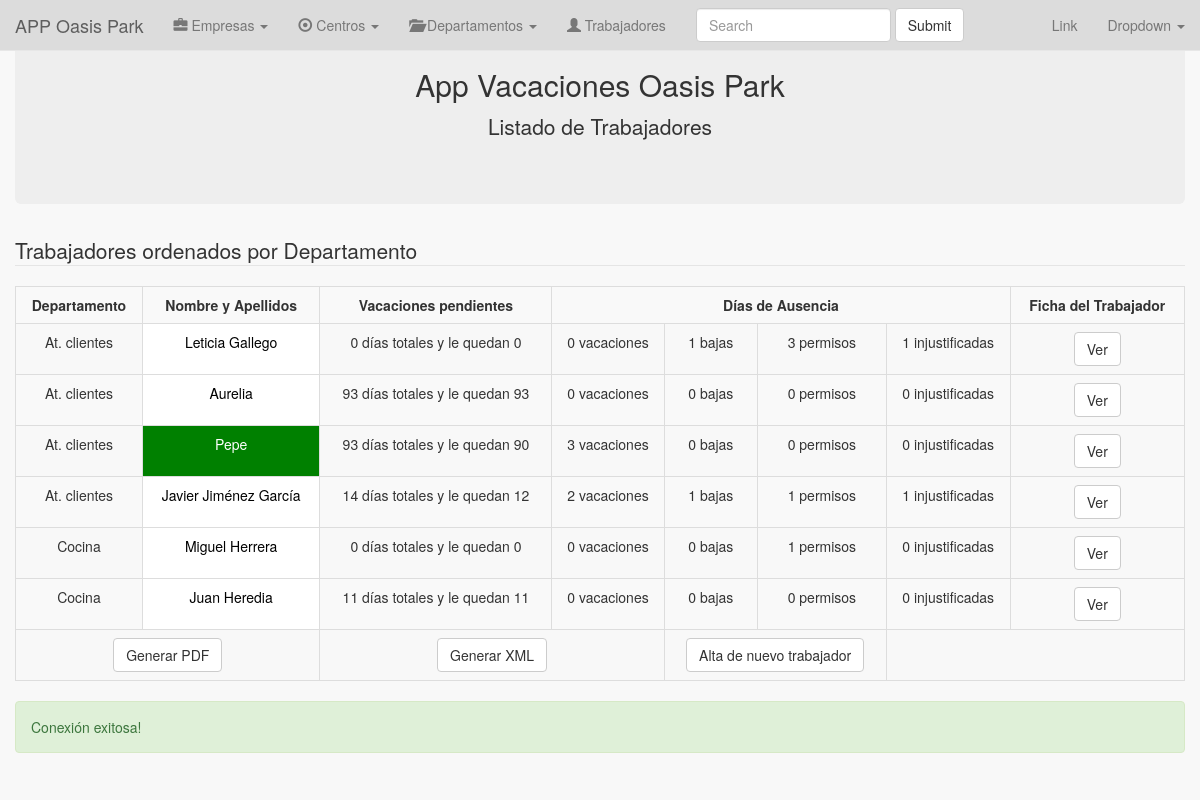
Page /rrhh/pages/trabajadores.php on the committed database.
### tables this page shows
CREATE TABLE `Trabajador` (
  `DNI` char(9) NOT NULL,
  `Foto` varchar(90) DEFAULT NULL,
  `nombreApellidos` varchar(45) NOT NULL,
  `FechaIni` date NOT NULL,
  `FechaFin` date NOT NULL,
  `Observaciones` text,
  `tipoContrato` varchar(45) NOT NULL,
  `vacaciones` int(11) NOT NULL DEFAULT '30',
  `nombreDepartamentoTrabajador` varchar(45) NOT NULL,
  PRIMARY KEY (`DNI`),
  KEY `fk_nombreDepartamentoTrabajador_idx` (`nombreDepartamentoTrabajador`),
  CONSTRAINT `fk_nombreDepartamentoTrabajador` FOREIGN KEY (`nombreDepartamentoTrabajador`) REFERENCES `Departamento` (`nombreDepartamento`) ON DELETE NO ACTION ON UPDATE NO ACTION
);

### rrhh/pages/trabajadores.php (the view, shortened to what this page needs)
<!DOCTYPE html>
<html lang="en">
<head>
    <link href="../../vendor/bootstrap/css/bootstrap.min.css" rel="stylesheet">
    <link href="../../vendor/metisMenu/metisMenu.min.css" rel="stylesheet">
    <link href="../../dist/css/sb-admin-2.css" rel="stylesheet">
    <link href="../../vendor/bootstrap/css/custom.css" rel="stylesheet">
    <link href="../../vendor/morrisjs/morris.css" rel="stylesheet">
    <link href="../../vendor/font-awesome/css/font-awesome.min.css" rel="stylesheet" type="text/css">
</head>
<body>
    <?php
        $mysqli = conectar();
    ?>
    <header>
        <nav class="navbar navbar-default navbar-fixed-top" style="background-color: #DCDCDC">
            <div class="container-fluid">
                <div class="navbar-header">
                    <a class="navbar-brand" href="../index.php">APP Oasis Park</a>
                </div>
                <div class="collapse navbar-collapse" id="bs-example-navbar-collapse-1">
                    <ul class="nav navbar-nav">
                        <li class="dropdown">
                            <a href="#" class="dropdown-toggle" data-toggle="dropdown" role="button" aria-haspopup="true" aria-expanded="false"><span class="glyphicon glyphicon-briefcase"></span> Empresas <span class="caret"></span></a>
                        </li>
                        <li class="dropdown">
                            <a href="#" class="dropdown-toggle" data-toggle="dropdown" role="button" aria-haspopup="true" aria-expanded="false"><span class="glyphicon glyphicon-record"></span> Centros <span class="caret"></span></a>
                        </li>
                        <li class="dropdown">
                            <a href="#" class="dropdown-toggle" data-toggle="dropdown" role="button" aria-haspopup="true" aria-expanded="false"><span class="glyphicon glyphicon-folder-open"></span> Departamentos <span class="caret"></span></a>
                        </li>
                        <li><a href="#"><span class="glyphicon glyphicon-user"></span> Trabajadores</a></li>
                    </ul>
                    <form class="navbar-form navbar-left">
                        <div class="form-group">
                            <input type="text" class="form-control" placeholder="Search">
                        </div>
                        <button type="submit" class="btn btn-default">Submit</button>
                    </form>
                    <ul class="nav navbar-nav navbar-right">
                        <li><a href="#">Link</a></li>
                        <li class="dropdown">
                          <a href="#" class="dropdown-toggle" data-toggle="dropdown" role="button" aria-haspopup="true" aria-expanded="false">Dropdown <span class="caret"></span></a>
                        </li>
                      </ul>
                </div>
            </div>
        </nav>
    </header>
    <div class="container-fluid">
        <div class="row">
            <div class="col-lg-12">
                <div class="jumbotron text-center">
                    <h2>App Vacaciones Oasis Park</h2>
                    <p>Listado de Trabajadores</p>
                </div>
            </div>
        </div>
        <div class="row">
            <div class="col-lg-12">
                </div>
        </div>
        <div class="row">
            <div class="col-lg-12">
                <div class="form-group">
                    <fieldset>
                    <?php
                        $sql = "SELECT DISTINCT nombreDepartamentoTrabajador, nombreApellidos, Observaciones, vacaciones, DNI  FROM Trabajador ORDER BY nombreDepartamentoTrabajador";
                        $resultado = $mysqli -> query($sql);
                    ?>
                        <legend><span>Trabajadores ordenados por Departamento</span></legend>
                        <form class="form" method="POST" enctype="multipart/form-data"
                            action="<?php echo htmlspecialchars($_SERVER["PHP_SELF"]);?>">
                            <table class="table table-responsive table-hover table-striped table-bordered">
                                <tr>
                                    <th class="text-center">Departamento</th>
                                    <th class="text-center">Nombre y Apellidos</th>
                                    <th class="text-center">Vacaciones pendientes</th>
                                    <th class="text-center"  colspan="4">Días de Ausencia</th>
                                    <th class="text-center">Ficha del Trabajador</th>
                                </tr>
                        <?php
                            while ($fila = $resultado -> fetch_assoc()){
                                $vacas=$fila['DNI'];
                                $sql2 = "SELECT DISTINCT
                                    (SELECT vacaciones FROM Trabajador WHERE DNI = '$vacas') as total,
                                    ((SELECT vacaciones FROM Trabajador WHERE DNI = '$vacas') - count(idAusencia)) as dias from Ausencia where DNIAusencia = '$vacas' AND tipoAusencia = 'vacaciones'";
                                $resultado2 = $mysqli -> query($sql2);
                                $pendientes = $resultado2 -> fetch_assoc();
                                $sql4 ="SELECT
                                    (SELECT count(idAusencia) FROM Ausencia WHERE tipoAusencia = 'vacaciones' AND DNIAusencia = '$vacas') as vacaciones,
                                    (SELECT count(idAusencia) FROM Ausencia WHERE tipoAusencia = 'baja' AND DNIAusencia = '$vacas') as bajas,
                                    (SELECT count(idAusencia) FROM Ausencia WHERE tipoAusencia = 'permiso' AND DNIAusencia = '$vacas') as permisos,
                                    (SELECT count(idAusencia) FROM Ausencia WHERE tipoAusencia = 'absentismo' AND DNIAusencia = '$vacas') as injustificadas FROM Ausencia";
                                $resultado4 = $mysqli -> query($sql4);
                                $TipoAusencia = $resultado4 -> fetch_assoc();
                                echo '
                                <tr>
                                    <td class="text-center">' .$fila['nombreDepartamentoTrabajador'].'</td>
                                    <td class="vacaciones text-center">' .$fila['nombreApellidos'] .'</td>
                                    <td class="text-center">' .$pendientes['total'].' días totales y le quedan '.$pendientes['dias'].'</td>';
                                echo '
                                    <td class="text-center">'.$TipoAusencia['vacaciones'].' vacaciones</td>
                                    <td class="text-center">'.$TipoAusencia['bajas'].' bajas</td>
                                    <td class="text-center">'.$TipoAusencia['permisos'].' permisos</td>
                                    <td class="text-center">'.$TipoAusencia['injustificadas'].' injustificadas</td>
                                    <td class="text-center">
                                        <a class="btn btn-default" href="ficha.php?trabajador='.$fila['nombreApellidos'].'"> Ver
                                        </a>
                                    </td>
                                </tr>';
                            }
                            echo '<tr class="text-center"><td colspan="2"><button type="submit" class="btn btn-default" name="generar"/>Generar PDF</button></td>';
                            echo '<td colspan="2"><button type="submit" name="generarxml" class="btn btn-default"/>Generar XML</button>
                                </a></td>';
                                echo '<td colspan="2"><button type="submit" name="alta" class="btn btn-default"/>Alta de nuevo trabajador</button>
                                </a></td></tr>';
                            echo "</table>";
                            echo "</form>"
                        ?>
                    </fieldset>
                    <div id="error" class="" role="alert">
                    </div>
                </div>
            </div>
        </div>
    </div>
</body>
</html>

### rows in the picture
trabajador: nombreDepartamentoTrabajador "At. clientes", nombreApellidos "Leticia Gallego", total "0", dias "0", vacaciones "0", bajas "1", permisos "3", injustificadas "1"
trabajador: nombreDepartamentoTrabajador "At. clientes", nombreApellidos "Aurelia", total "93", dias "93", vacaciones "0", bajas "0", permisos "0", injustificadas "0"
trabajador: nombreDepartamentoTrabajador "At. clientes", nombreApellidos "Pepe", total "93", dias "90", vacaciones "3", bajas "0", permisos "0", injustificadas "0"
trabajador: nombreDepartamentoTrabajador "At. clientes", nombreApellidos "Javier Jiménez García", total "14", dias "12", vacaciones "2", bajas "1", permisos "1", injustificadas "1"
trabajador: nombreDepartamentoTrabajador "Cocina", nombreApellidos "Miguel Herrera", total "0", dias "0", vacaciones "0", bajas "0", permisos "1", injustificadas "0"
trabajador: nombreDepartamentoTrabajador "Cocina", nombreApellidos "Juan Heredia", total "11", dias "11", vacaciones "0", bajas "0", permisos "0", injustificadas "0"
